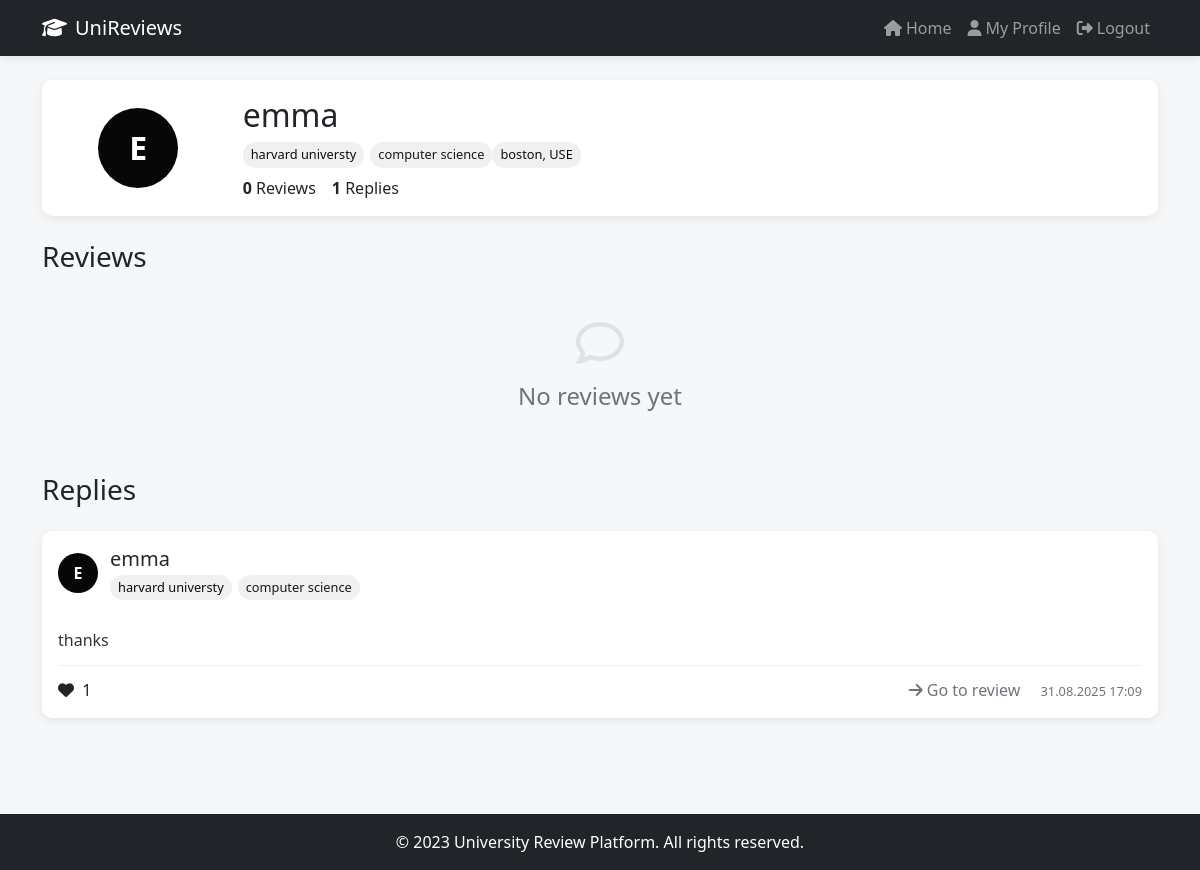
The app's page /profile/1 (signed in) with its own data.
### models.py (models this page shows)
class User(db.Model):
    id = db.Column(db.Integer, primary_key=True)
    username = db.Column(db.String(80), unique=True, nullable=False)
    password_hash = db.Column(db.String(128), nullable=False)
    university = db.Column(db.String(120))
    department = db.Column(db.String(120))
    city = db.Column(db.String(120))
    country = db.Column(db.String(120))
    comments = db.relationship('Comment', backref='user', lazy=True, cascade='all, delete-orphan')
    replies = db.relationship('Reply', backref='user', lazy=True, cascade='all, delete-orphan')
    likes = db.relationship('Like', backref='user', lazy=True, cascade='all, delete-orphan')
    liked_replies = db.relationship('LikeReply', backref='user', lazy=True, cascade='all, delete-orphan')

class Reply(db.Model):
    id = db.Column(db.Integer, primary_key=True)
    content = db.Column(db.Text, nullable=False)
    timestamp = db.Column(db.DateTime, default=datetime.utcnow)
    user_id = db.Column(db.Integer, db.ForeignKey('user.id'), nullable=False)
    comment_id = db.Column(db.Integer, db.ForeignKey('comment.id'), nullable=False)
    likes = db.relationship('LikeReply', backref='reply', lazy=True, cascade='all, delete-orphan')

### app.py (the view)
@app.route('/profile/<int:user_id>')
def profile(user_id):
    profile_user = User.query.get_or_404(user_id)
    user = current_user()
    comments = Comment.query.filter_by(user_id=profile_user.id).order_by(Comment.timestamp.desc()).all()
    replies = Reply.query.filter_by(user_id=profile_user.id).order_by(Reply.timestamp.desc()).all()
    return render_template('profile.html',
                         profile_user=profile_user,
                         user=user,
                         comments=comments,
                         replies=replies)

### app.py (called while the page is built)
def current_user():
    if 'user_id' in session:
        return User.query.get(session['user_id'])
    return None

### templates/profile.html (shortened to what this page needs)
{% extends "base.html" %}
{% block content %}
    <div class="container mb-5 mt-4">
        <div class="card mb-4">
            <div class="card-body">
                <div class="row align-items-center">
                    <div class="col-md-2 text-center mb-3 mb-md-0">
                        <div class="avatar mx-auto" style="width: 80px; height: 80px; font-size: 32px;">
                            {{ profile_user.username[0]|upper }}
                        </div>
                    </div>
                    <div class="col-md-10">
                        <h2 class="mb-1">{{ profile_user.username }}</h2>
                        <div class="d-flex flex-wrap mb-2">
                            <span class="university-badge">{{ profile_user.university }}</span>
                            <span class="department-badge">{{ profile_user.department }}</span>
                            <span class="university-badge">{{ profile_user.city }}, {{ profile_user.country }}</span>
                        </div>
                        <div class="d-flex">
                            <div class="me-3">
                                <strong>{{ comments|length }}</strong> Reviews
                            </div>
                            <div>
                                <strong>{{ replies|length }}</strong> Replies
                            </div>
                        </div>
                    </div>
                </div>
            </div>
        </div>
        <h3 class="mb-3">Reviews</h3>
        {% if comments %}
            {% for comment in comments %}
            <div class="card" id="comment-{{ comment.id }}">
                <div class="card-body">
                    <div class="d-flex justify-content-between align-items-start">
                        <div class="user-info">
                            <div class="avatar">
                                {{ comment.user.username[0]|upper }}
                            </div>
                            <div class="user-details">
                                <a href="/profile/{{ comment.user.id }}" class="username-link">
                                    <h5 class="mb-0">{{ comment.user.username }}</h5>
                                </a>
                                <div class="d-flex flex-wrap">
                                    <span class="university-badge">{{ comment.user.university }}</span>
                                    <span class="department-badge">{{ comment.user.department }}</span>
                                </div>
                            </div>
                        </div>
                        {% if user and user.id == comment.user_id %}
                        <button class="btn btn-sm btn-outline-danger delete-comment" data-comment-id="{{ comment.id }}">
                            <i class="fas fa-trash"></i>
                        </button>
                        {% endif %}
                    </div>
                    <p class="comment-content mt-3">{{ comment.content }}</p>
                    <div class="comment-actions">
                        <div>
                            <span class="like-btn {% if user and comment in user.likes %}active{% endif %}"
                                  data-comment-id="{{ comment.id }}">
                                <i class="fas fa-heart me-1"></i>
                                <span class="like-count">{{ comment.likes|length }}</span>
                            </span>
                            <a href="/comment/{{ comment.id }}" class="action-link ms-3">
                                <i class="far fa-comment me-1"></i>Reply
                            </a>
                        </div>
                        <div class="timestamp">
                            {{ comment.timestamp.strftime('%d.%m.%Y %H:%M') }}
                        </div>
                    </div>
                </div>
            </div>
            {% endfor %}
        {% else %}
            <div class="empty-state">
                <i class="far fa-comment"></i>
                <h4>No reviews yet</h4>
            </div>
        {% endif %}
        <h3 class="my-4">Replies</h3>
        {% if replies %}
            {% for reply in replies %}
            <div class="card" id="reply-{{ reply.id }}">
                <div class="card-body">
                    <div class="d-flex justify-content-between align-items-start">
                        <div class="user-info">
                            <div class="avatar">
                                {{ reply.user.username[0]|upper }}
                            </div>
                            <div class="user-details">
                                <a href="/profile/{{ reply.user.id }}" class="username-link">
                                    <h5 class="mb-0">{{ reply.user.username }}</h5>
                                </a>
                                <div class="d-flex flex-wrap">
                                    <span class="university-badge">{{ reply.user.university }}</span>
                                    <span class="department-badge">{{ reply.user.department }}</span>
                                </div>
                            </div>
                        </div>
                    </div>
                    <p class="comment-content mt-3">{{ reply.content }}</p>
                    <div class="comment-actions">
                        <div>
                            <span class="like-reply-btn {% if user and reply in user.liked_replies %}active{% endif %}"
                                  data-reply-id="{{ reply.id }}">
                                <i class="fas fa-heart me-1"></i>
                                <span class="like-count">{{ reply.likes|length }}</span>
                            </span>
                        </div>
                        <div>
                            <a href="/comment/{{ reply.comment.id }}" class="action-link">
                                <i class="fas fa-arrow-right me-1"></i>Go to review
                            </a>
                            <span class="timestamp ms-3">
                                {{ reply.timestamp.strftime('%d.%m.%Y %H:%M') }}
                            </span>
                        </div>
                    </div>
                </div>
            </div>
            {% endfor %}
        {% else %}
            <div class="empty-state">
                <i class="far fa-comment-dots"></i>
                <h4>No replies yet</h4>
            </div>
        {% endif %}
    </div>
{% endblock %}

### templates/base.html (style rules this page uses)
:root { --primary-color: #070707; --secondary-color: #292727; --accent-color: #e74c3c; --light-bg: #f0f0f0; --dark-bg: #272a2c; }
body { background-color: #f5f7f9; font-family: 'Segoe UI', Tahoma, Geneva, Verdana, sans-serif; padding-top: 56px; min-height: 100vh; display: flex; flex-direction: column; }
.card { border: none; border-radius: 10px; box-shadow: 0 3px 10px rgba(0,0,0,0.08); margin-bottom: 20px; transition: transform 0.3s, box-shadow 0.3s; }
.user-info { display: flex; align-items: center; margin-bottom: 12px; }
.avatar { width: 40px; height: 40px; border-radius: 50%; background-color: var(--primary-color); color: white; display: flex; align-items: center; justify-content: center; font-weight: bold; font-size: 16px; margin-right: 12px; flex-shrink: 0; }
.username-link { text-decoration: none; color: var(--secondary-color); font-weight: 600; }
.comment-content { line-height: 1.6; color: #333; margin-bottom: 12px; }
.comment-actions { display: flex; justify-content: space-between; align-items: center; margin-top: 12px; padding-top: 12px; border-top: 1px solid #eee; }
.action-link { color: #6c757d; text-decoration: none; }
.university-badge { background-color: var(--light-bg); color: rgb(14, 13, 13); padding: 3px 8px; border-radius: 20px; font-size: 0.8rem; margin-right: 6px; display: inline-block; margin-top: 4px; }
.department-badge { background-color: var(--light-bg); color: rgb(26, 24, 24); padding: 3px 8px; border-radius: 20px; font-size: 0.8rem; display: inline-block; margin-top: 4px; }
.timestamp { color: #6c757d; font-size: 0.8rem; }
.empty-state { text-align: center; padding: 30px 20px; color: #6c757d; }
.empty-state i { font-size: 3rem; margin-bottom: 15px; color: #dee2e6; }

### records on screen
User: username "E", username "emma", university "harvard universty", department "computer science", city "boston", country "USE"
Reply: user "E", user.username "emma", user.university "harvard universty", user.department "computer science", content "thanks", likes|length "1", timestamp "31.08.2025 17:09"

### other values on screen
{{ comments|length }} "0"
{{ replies|length }} "1"
